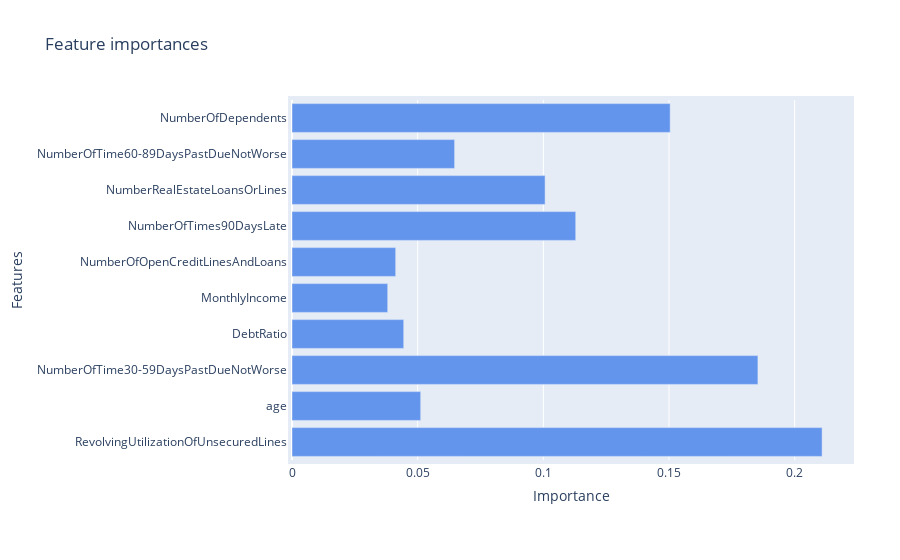

Notebook code for this chart:
### Code cell
plot_feature_importances(cols[1:], ngb_clf)

### Figure 1 — Plotly figure (JSON) as saved in the notebook; plotly's stock layout.template omitted (floating-point values rounded to 4 significant figures)
{"data": [{"marker": {"color": "cornflowerblue", "opacity": 1}, "orientation": "h", "type": "bar", "x": [0.2109, 0.0512, 0.1854, 0.04445, 0.03808, 0.04125, 0.1129, 0.1007, 0.0647, 0.1505], "y": ["RevolvingUtilizationOfUnsecuredLines", "age", "NumberOfTime30-59DaysPastDueNotWorse", "DebtRatio", "MonthlyIncome", "NumberOfOpenCreditLinesAndLoans", "NumberOfTimes90DaysLate", "NumberRealEstateLoansOrLines", "NumberOfTime60-89DaysPastDueNotWorse", "NumberOfDependents"]}], "layout": {"barmode": "group", "margin": {"b": 100, "l": 120, "pad": 4, "r": 50, "t": 100}, "title": {"text": "Feature importances"}, "xaxis": {"title": {"text": "Importance"}}, "yaxis": {"title": {"text": "Features"}}}}
